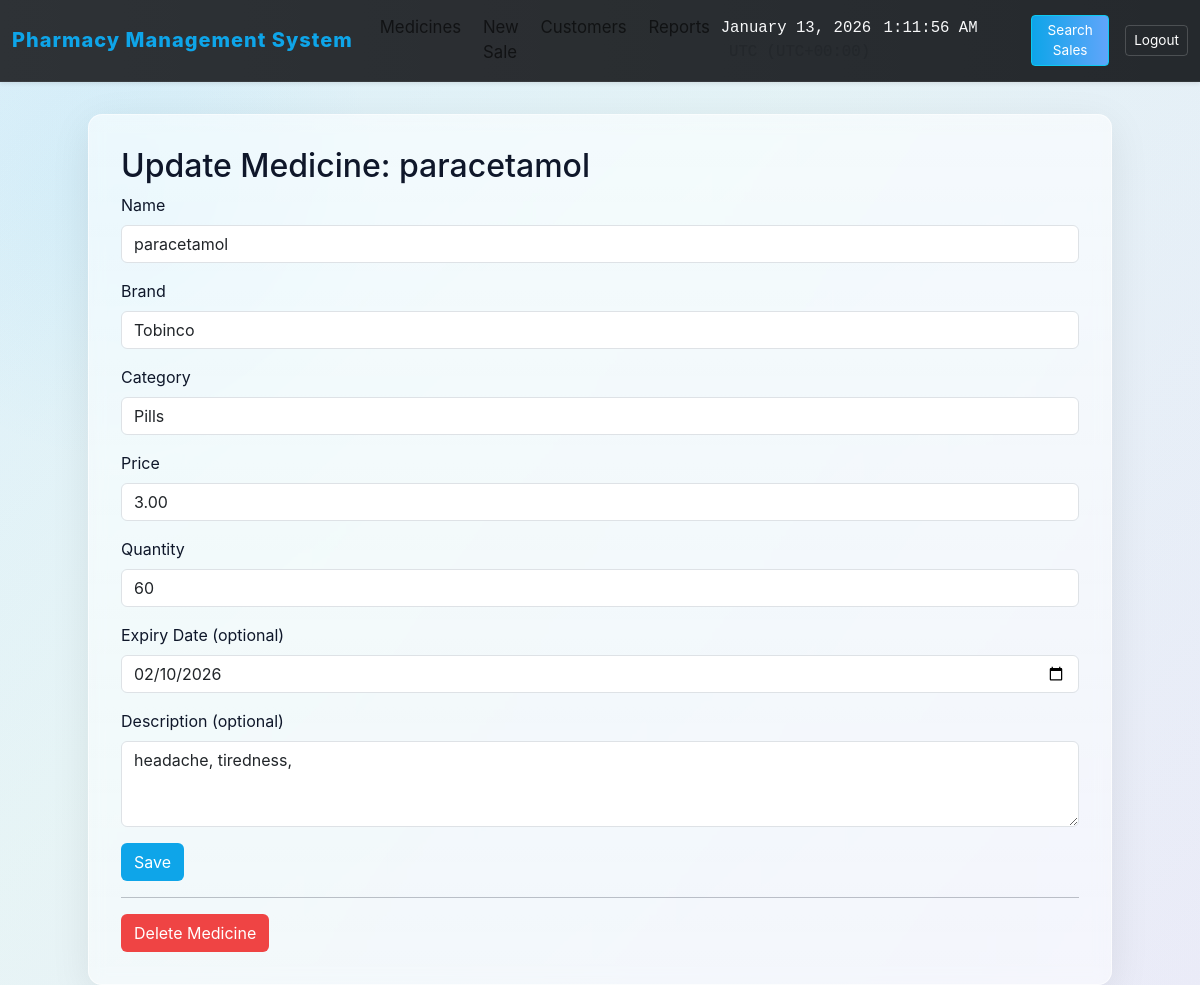
Page /medicines/update/8 (signed in) on the earlier database version.
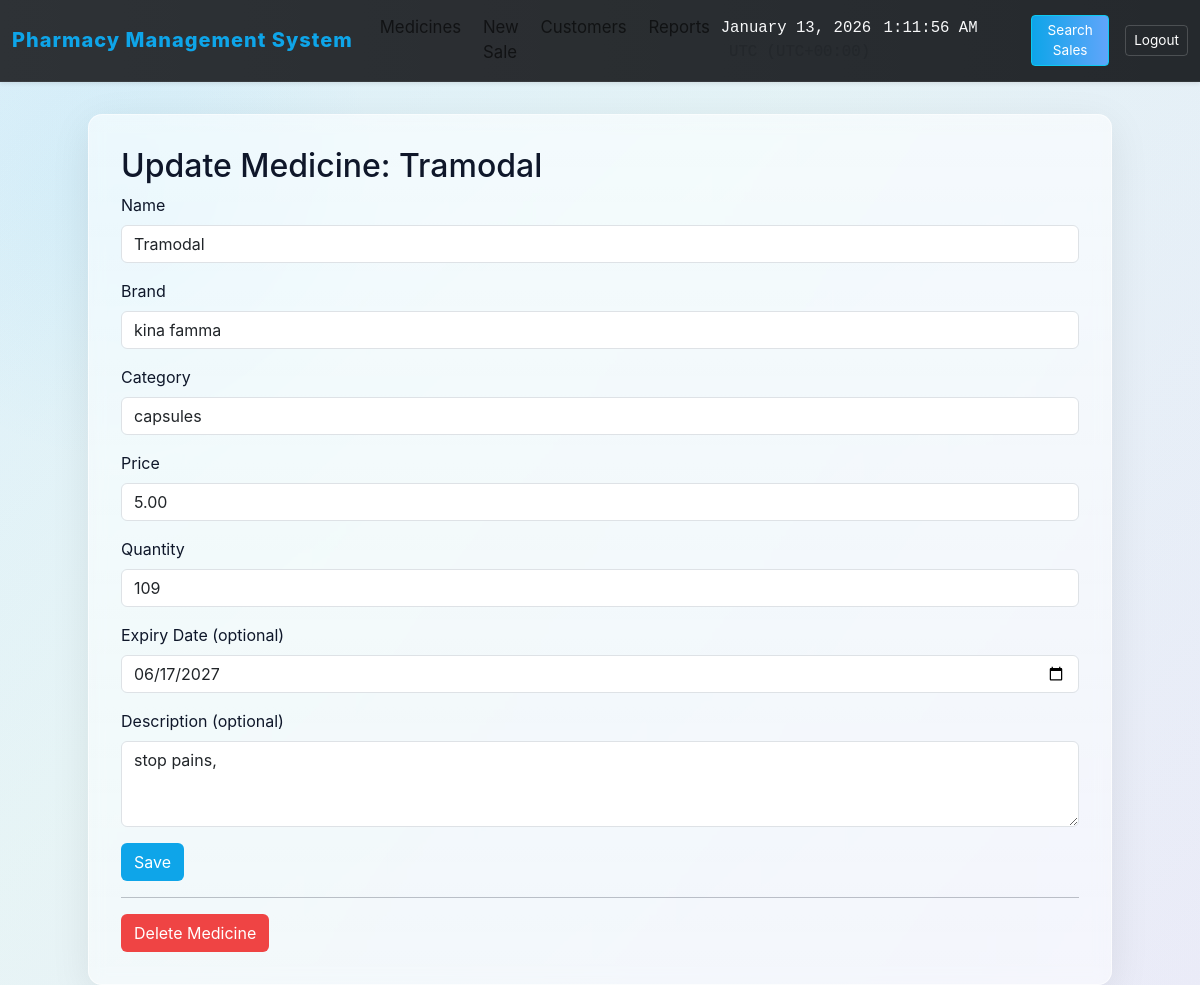
Same page on the later database version.
### models.py (models this page shows, shortened)
class Medicine(db.Model):
    id = db.Column(db.Integer, primary_key=True)
    name = db.Column(db.String(120), nullable=False)
    brand = db.Column(db.String(120))
    price = db.Column(db.Float, nullable=False)
    quantity = db.Column(db.Integer, nullable=False, default=0)
    expiry_date = db.Column(db.Date, nullable=True)
    category = db.Column(db.String(80))
    description = db.Column(db.Text)

### app.py (the view, shortened to what this page needs)
    @app.route('/medicines/update/<int:med_id>', methods=['GET', 'POST'])
    @admin_required
    def update_medicine(med_id):
        med = Medicine.query.get_or_404(med_id)
        return render_template('update_medicine.html', med=med)

### templates/update_medicine.html (shortened to what this page needs)
{% extends 'base.html' %}
{% block content %}
  <h2>Update Medicine: {{med.name}}</h2>
  <form method="post">
    <div class="mb-3">
      <label class="form-label">Name</label>
      <input class="form-control" name="name" value="{{med.name}}" required>
    </div>
    <div class="mb-3">
      <label class="form-label">Brand</label>
      <input class="form-control" name="brand" value="{{med.brand or ''}}">
    </div>
    <div class="mb-3">
      <label class="form-label">Category</label>
      <input class="form-control" name="category" value="{{med.category or ''}}">
    </div>
    <div class="mb-3">
      <label class="form-label">Price</label>
      <input class="form-control" name="price" type="number" step="0.01" value="{{'%.2f'|format(med.price)}}" required>
    </div>
    <div class="mb-3">
      <label class="form-label">Quantity</label>
      <input class="form-control" name="quantity" type="number" value="{{med.quantity}}" required>
    </div>
    <div class="mb-3">
      <label class="form-label">Expiry Date (optional)</label>
      <input class="form-control" name="expiry_date" type="date" value="{{med.expiry_date}}">
    </div>
    <div class="mb-3">
      <label class="form-label">Description (optional)</label>
      <textarea class="form-control" name="description" rows="3">{{med.description or ''}}</textarea>
    </div>
    <button class="btn btn-primary">Save</button>
  </form>
  {% if session.get('is_admin') %}
  <hr>
  <form method="post" action="/medicines/delete/{{med.id}}" onsubmit="return confirm('Delete this medicine?');">
    <button class="btn btn-danger">Delete Medicine</button>
  </form>
  {% endif %}
{% endblock %}

Differences in the rows shown:
changed Medicine: name "paracetamol" → "Tramodal"; brand "Tobinco" → "kina famma"; category "Pills" → "capsules"; price "3.00" → "5.00"; quantity "60" → "109"; expiry_date "02/10/2026" → "06/17/2027"; description "headache, tiredness," → "stop pains,"
